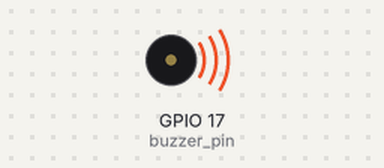
Bench run of a program on a simulated Raspberry Pi (BCM pin numbers). Shown: buzzer (waves = sounding, pin HIGH). What the program prints to the terminal is not drawn.

Above: at 0.1 s.
Timing chart, 0 to 1.6 s (numbered marks = the images above):
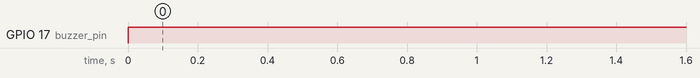

The program:

Mq2_Buzzer.py
```python
import RPi.GPIO as GPIO
import time
import Adafruit_GPIO.I2C as I2C

GPIO.setmode(GPIO.BCM)
GPIO.setwarnings(False)
sensor_pin = 18
buzzer_pin = 17
GPIO.setup(sensor_pin, GPIO.IN)
GPIO.setup(buzzer_pin, GPIO.OUT)
one=1
while True:
    sensor_value = GPIO.input(sensor_pin)
    if sensor_value==one:
        GPIO.output(buzzer_pin, False)
        print(sensor_value)
    else:
        GPIO.output(buzzer_pin, True)
        time.sleep(1)
        print(sensor_value)
```

Measured:
- by itself, GPIO 17 (buzzer_pin): LOW → HIGH at 0.00 s
